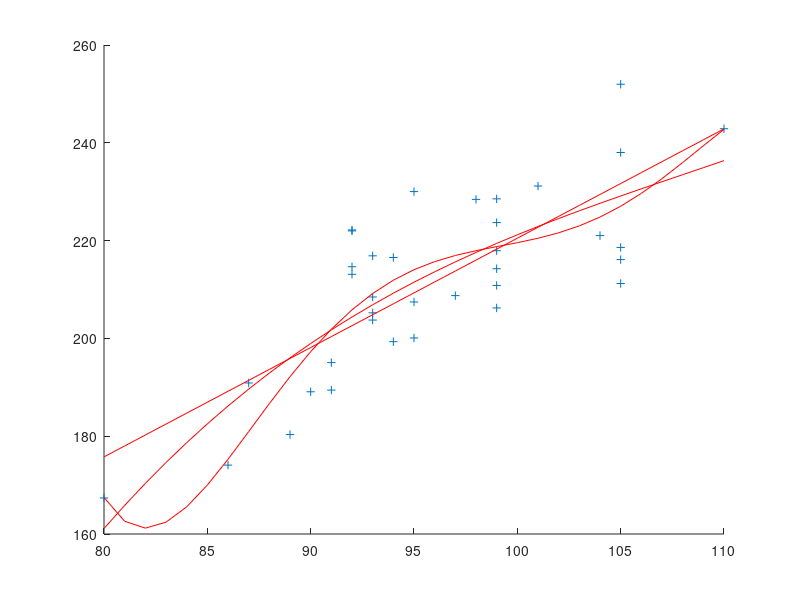

MATLAB code for this plot:
x = [    87    92    92    93    93    95    98    99    99   105   105  101  80    89    91    92    93    94    95    99    99   104   105   110    86   90    91    92    93    95    97    99    99   105   105    94]';
ndat = size(x,1);
y = ones(ndat,1) + 2* x -1.3*sin(x.^2/30) + exp(-0.2*x.^3/40);
y = y.*(1 + 0.2*rand(ndat,1));
%y = [   76    71    40    43    69    84    38    41    30    22    38    37    90    42    39    43    51    79    33    33    50    30    32    24    59  31    70    67    59    76    30    27    23    41    35    53]';
[x2,ix] = sort(x);
y2 = y(ix);
xs = [min(x):max(x)];
figure;
hold on;
plot(x2,y2,'+');
for nfit = 2:2:6
    
    J = zeros(ndat,nfit);
    for k = 1:nfit
        J(:,k) = x2.^(k-1);
    end
    afit = J\y2;
    yfit = afit(1);
    for j = 2:nfit
        yfit = yfit + afit(j) * xs.^(j-1);
    end
    plot(xs,yfit,'r-');
end